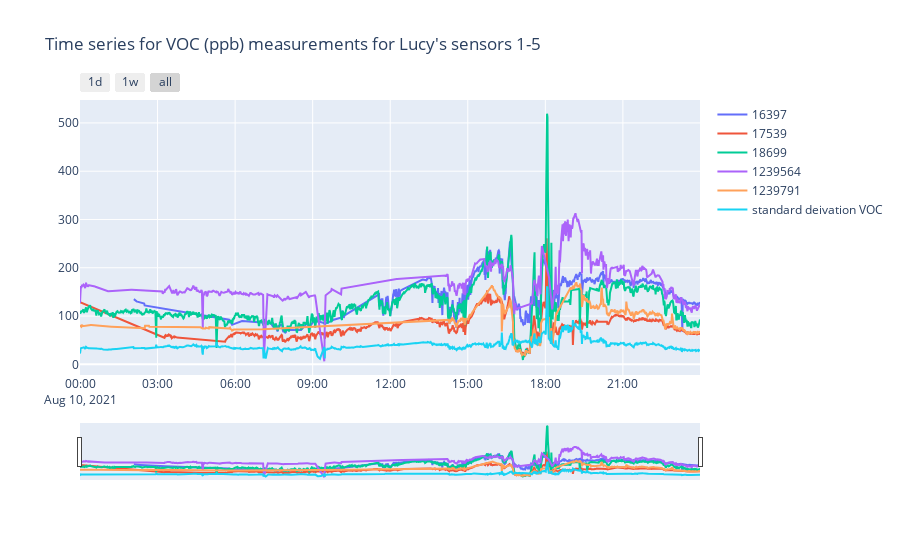

Source (notebook cell):
### Markdown cell above
# Data visulisation

### Code cell
# Create figure
fig = go.Figure()

#look for each sensor data by its key
for key in measurement_dictionary:
    df_t = df_temp.loc[str(key)]
    fig.add_trace(go.Scatter(x=list(df_t.index), y=list(df_t["VOC (ppb)"]), name= str(key)))


#plot std voc
fig.add_trace(go.Scatter(x=list(df_voc.index), y=list(df_voc['sd']), name= 'standard deivation VOC'))

# Set title
fig.update_layout(
    title_text="Time series for VOC (ppb) measurements for Lucy's sensors 1-5"
)

# Add range slider
fig.update_layout(
    xaxis=dict(
        rangeselector=dict(
            buttons=list([
                dict(count=1,
                     label="1d",
                     step="day",
                     stepmode="backward"),
                dict(count=7,
                     label="1w",
                     step="day",
                     stepmode="backward"),
                dict(step="all")
            ])
        ),
        rangeslider=dict(
            visible=True
        ),
        type="date"
    ),
    yaxis=dict(
       autorange = True,
       fixedrange= False
   )
    
)

fig.show()

### Figure 1 — Plotly figure (JSON) as saved in the notebook; plotly's stock layout.template omitted (floating-point values rounded to 4 significant figures; data arrays with more than 128 entries replaced by an {"elided": "..."} marker saying what was removed)
{"data": [{"name": "16397", "type": "scatter", "x": {"elided": "1440 str values"}, "y": {"elided": "1440 float values"}}, {"name": "17539", "type": "scatter", "x": {"elided": "1440 str values"}, "y": {"elided": "1440 float values"}}, {"name": "18699", "type": "scatter", "x": {"elided": "1440 str values"}, "y": {"elided": "1440 float values"}}, {"name": "1239564", "type": "scatter", "x": {"elided": "1440 str values"}, "y": {"elided": "1440 float values"}}, {"name": "1239791", "type": "scatter", "x": {"elided": "1440 str values"}, "y": {"elided": "1440 float values"}}, {"name": "standard deivation VOC", "type": "scatter", "x": {"elided": "1440 str values"}, "y": {"elided": "1440 float values"}}], "layout": {"title": {"text": "Time series for VOC (ppb) measurements for Lucy's sensors 1-5"}, "xaxis": {"rangeselector": {"buttons": [{"count": 1, "label": "1d", "step": "day", "stepmode": "backward"}, {"count": 7, "label": "1w", "step": "day", "stepmode": "backward"}, {"step": "all"}]}, "rangeslider": {"visible": true}, "type": "date"}, "yaxis": {"autorange": true, "fixedrange": false}}}
